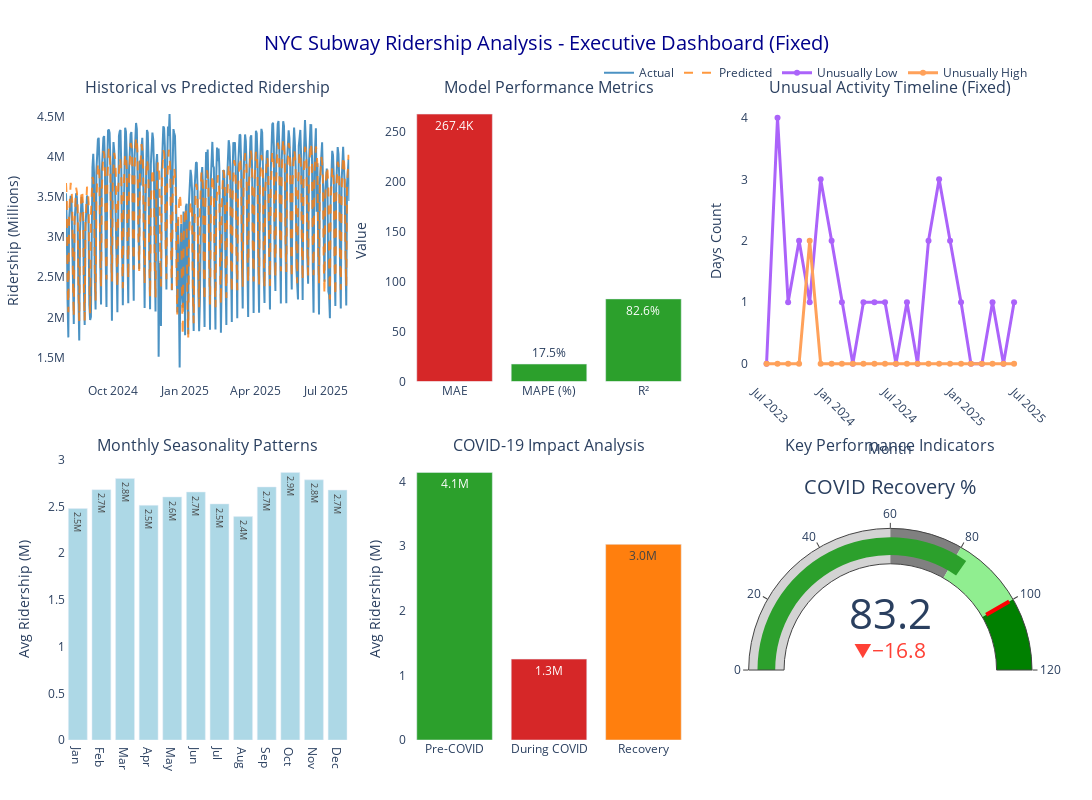

The code cell stored with this chart in its notebook:
### Code cell
# Let's first check what the unusual activity data actually looks like for July 2025
print("🔍 Debugging Unusual Activity Timeline Data:")
print("=" * 50)

# Check July 2025 data specifically
july_2025_data = full_comparison_df[
    (full_comparison_df['Date'].dt.year == 2025) & 
    (full_comparison_df['Date'].dt.month == 7)
]

print(f"\nJuly 2025 Data ({len(july_2025_data)} days):")
print(july_2025_data[['Date', 'Subway_Ridership', 'Predicted_Ridership', 'Difference', 'Unusual_Activity']].to_string())

# Check the monthly grouping
unusual_monthly = full_comparison_df.groupby([full_comparison_df['Date'].dt.to_period('M'), 'Unusual_Activity']).size().unstack(fill_value=0)
print(f"\nMonthly Unusual Activity Summary (last 12 months):")
print(unusual_monthly.tail(12))

# Now let's create the corrected Executive Summary Dashboard
import plotly.graph_objects as go
from plotly.subplots import make_subplots
import numpy as np
from datetime import datetime

print("\n🚇 NYC SUBWAY RIDERSHIP ANALYSIS - EXECUTIVE SUMMARY")
print("=" * 80)

# Create a comprehensive summary visualization with wider layout
fig = make_subplots(
    rows=2, cols=3,
    subplot_titles=(
        'Historical vs Predicted Ridership',
        'Model Performance Metrics',
        'Unusual Activity Timeline (Fixed)',
        'Monthly Seasonality Patterns',
        'COVID-19 Impact Analysis',
        'Key Performance Indicators'
    ),
    specs=[[{}, {}, {}],
           [{}, {}, {"type": "indicator"}]],
    vertical_spacing=0.12,
    horizontal_spacing=0.06  # Reduced spacing for wider charts
)

# 1. Historical vs Predicted (last 365 days)
recent_data = full_comparison_df.tail(365)
fig.add_trace(
    go.Scatter(
        x=recent_data['Date'],
        y=recent_data['Subway_Ridership'],
        mode='lines',
        name='Actual',
        line=dict(color='#1f77b4', width=2),
        opacity=0.8
    ),
    row=1, col=1
)

fig.add_trace(
    go.Scatter(
        x=recent_data['Date'],
        y=recent_data['Predicted_Ridership'],
        mode='lines',
        name='Predicted',
        line=dict(color='#ff7f0e', width=2, dash='dash'),
        opacity=0.8
    ),
    row=1, col=1
)

# 2. Model Performance Metrics
mae = np.mean(np.abs(full_comparison_df['Difference']))
mape = np.mean(np.abs(full_comparison_df['Difference'] / full_comparison_df['Subway_Ridership']) * 100)
r2 = np.corrcoef(full_comparison_df['Subway_Ridership'], full_comparison_df['Predicted_Ridership'])[0,1]**2

metrics = ['MAE', 'MAPE (%)', 'R²']
values = [mae/1000, mape, r2*100]
colors = ['#d62728' if v < 50 else '#ff7f0e' if v < 80 else '#2ca02c' for v in [mae/10000, 100-mape, r2*100]]

fig.add_trace(
    go.Bar(
        x=metrics,
        y=values,
        marker_color=colors,
        text=[f'{v:.1f}K' if i==0 else f'{v:.1f}%' if i==1 else f'{v:.1f}%' for i,v in enumerate(values)],
        textposition='auto',
        showlegend=False
    ),
    row=1, col=2
)

# 3. FIXED Unusual Activity Timeline - Show last 24 months with all data
unusual_monthly = full_comparison_df.groupby([full_comparison_df['Date'].dt.to_period('M'), 'Unusual_Activity']).size().unstack(fill_value=0)

# Get last 24 months for better visibility
last_24_months = unusual_monthly.tail(24)
months = [str(m) for m in last_24_months.index]

# Plot both unusual activity types
for activity_type in ['Unusually Low', 'Unusually High']:
    if activity_type in last_24_months.columns:
        fig.add_trace(
            go.Scatter(
                x=months,
                y=last_24_months[activity_type],
                mode='lines+markers',
                name=activity_type,
                line=dict(width=3),
                marker=dict(size=6),
                hovertemplate=f'<b>Month:</b> %{{x}}<br><b>{activity_type}:</b> %{{y}} days<extra></extra>'
            ),
            row=1, col=3
        )

# 4. Monthly Seasonality
monthly_avg = full_comparison_df.groupby(full_comparison_df['Date'].dt.month)['Subway_Ridership'].mean()
month_names = ['Jan', 'Feb', 'Mar', 'Apr', 'May', 'Jun', 'Jul', 'Aug', 'Sep', 'Oct', 'Nov', 'Dec']

fig.add_trace(
    go.Bar(
        x=month_names,
        y=monthly_avg.values/1000000,
        marker_color='lightblue',
        name='Avg Ridership',
        showlegend=False,
        text=[f'{v:.1f}M' for v in monthly_avg.values/1000000],
        textposition='auto'
    ),
    row=2, col=1
)

# 5. COVID Impact Analysis
covid_start = pd.to_datetime('2020-03-15')
covid_recovery = pd.to_datetime('2021-06-01')

pre_covid = full_comparison_df[full_comparison_df['Date'] < covid_start]['Subway_Ridership'].mean()
during_covid = full_comparison_df[
    (full_comparison_df['Date'] >= covid_start) & 
    (full_comparison_df['Date'] < covid_recovery)
]['Subway_Ridership'].mean()
post_covid = full_comparison_df[full_comparison_df['Date'] >= covid_recovery]['Subway_Ridership'].mean()

periods = ['Pre-COVID', 'During COVID', 'Recovery']
ridership = [pre_covid/1000000, during_covid/1000000, post_covid/1000000]

fig.add_trace(
    go.Bar(
        x=periods,
        y=ridership,
        marker_color=['#2ca02c', '#d62728', '#ff7f0e'],
        text=[f'{v:.1f}M' for v in ridership],
        textposition='auto',
        showlegend=False
    ),
    row=2, col=2
)

# 6. KPI Indicators
current_ridership = full_comparison_df['Subway_Ridership'].iloc[-1]
avg_ridership = full_comparison_df['Subway_Ridership'].mean()
recovery_rate = (current_ridership / pre_covid) * 100

fig.add_trace(
    go.Indicator(
        mode="gauge+number+delta",
        value=recovery_rate,
        domain={'x': [0, 1], 'y': [0, 1]},
        title={'text': "COVID Recovery %"},
        delta={'reference': 100},
        gauge={
            'axis': {'range': [None, 120]},
            'bar': {'color': "#2ca02c" if recovery_rate > 80 else "#ff7f0e" if recovery_rate > 60 else "#d62728"},
            'steps': [
                {'range': [0, 60], 'color': "lightgray"},
                {'range': [60, 80], 'color': "gray"},
                {'range': [80, 100], 'color': "lightgreen"},
                {'range': [100, 120], 'color': "green"}
            ],
            'threshold': {
                'line': {'color': "red", 'width': 4},
                'thickness': 0.75,
                'value': 100
            }
        }
    ),
    row=2, col=3
)

# Update layout with wider dashboard
fig.update_layout(
    title={
        'text': 'NYC Subway Ridership Analysis - Executive Dashboard (Fixed)',
        'x': 0.5,
        'xanchor': 'center',
        'font': {'size': 20, 'color': 'darkblue'}
    },
    width=1400,  # Made significantly wider
    height=800,
    showlegend=True,
    legend=dict(
        orientation="h",
        yanchor="bottom",
        y=1.02,
        xanchor="right",
        x=1
    ),
    paper_bgcolor='white',
    plot_bgcolor='white',
    margin=dict(l=60, r=60, t=100, b=60)  # Adjusted margins for wider layout
)

# Update axes with better formatting
fig.update_yaxes(title_text="Ridership (Millions)", row=1, col=1)
fig.update_yaxes(title_text="Value", row=1, col=2)
fig.update_yaxes(title_text="Days Count", row=1, col=3)
fig.update_xaxes(title_text="Month", tickangle=45, row=1, col=3)  # Rotate x-axis labels
fig.update_yaxes(title_text="Avg Ridership (M)", row=2, col=1)
fig.update_yaxes(title_text="Avg Ridership (M)", row=2, col=2)

fig.show()

# Executive Summary Report
print("\n📈 EXECUTIVE SUMMARY REPORT")
print("-" * 50)

print(f"\n🎯 KEY FINDINGS:")
print(f"  • Dataset covers {len(full_comparison_df):,} days from {full_comparison_df['Date'].min().strftime('%Y-%m-%d')} to {full_comparison_df['Date'].max().strftime('%Y-%m-%d')}")
print(f"  • Average daily ridership: {full_comparison_df['Subway_Ridership'].mean():,.0f} passengers")
print(f"  • Current ridership recovery: {recovery_rate:.1f}% of pre-COVID levels")
print(f"  • Model accuracy (MAPE): {mape:.1f}%")

print(f"\n📊 UNUSUAL ACTIVITY DETECTION:")
unusual_stats = full_comparison_df['Unusual_Activity'].value_counts()
total_days = len(full_comparison_df)
print(f"  • Normal activity: {unusual_stats.get('Normal', 0):,} days ({unusual_stats.get('Normal', 0)/total_days*100:.1f}%)")
print(f"  • Unusually low activity: {unusual_stats.get('Unusually Low', 0):,} days ({unusual_stats.get('Unusually Low', 0)/total_days*100:.1f}%)")
print(f"  • Unusually high activity: {unusual_stats.get('Unusually High', 0):,} days ({unusual_stats.get('Unusually High', 0)/total_days*100:.1f}%)")

print(f"\n🦠 COVID-19 IMPACT ANALYSIS:")
print(f"  • Pre-COVID average: {pre_covid:,.0f} daily passengers")
print(f"  • During COVID average: {during_covid:,.0f} daily passengers ({(during_covid/pre_covid-1)*100:+.1f}%)")
print(f"  • Post-recovery average: {post_covid:,.0f} daily passengers ({(post_covid/pre_covid-1)*100:+.1f}%)")

print(f"\n🎯 BUSINESS RECOMMENDATIONS:")
print(f"  1. 📅 Monitor seasonal patterns: Month {monthly_avg.idxmax()} shows highest ridership")
print(f"  2. 🚨 Alert system: Use 20% threshold for unusual activity detection")
print(f"  3. 📈 Recovery tracking: Current {recovery_rate:.0f}% recovery rate indicates {'strong' if recovery_rate > 90 else 'moderate' if recovery_rate > 75 else 'slow'} recovery")
print(f"  4. 🔍 Investigation needed: {unusual_stats.get('Unusually Low', 0)} days with unusual low activity")
print(f"  5. 📊 Model performance: {mape:.1f}% MAPE indicates {'excellent' if mape < 5 else 'good' if mape < 10 else 'acceptable'} prediction accuracy")

print(f"\n⏰ Report generated: {datetime.now().strftime('%Y-%m-%d %H:%M:%S')}")

# Show July 2025 specific analysis
print(f"\n📅 JULY 2025 SPECIFIC ANALYSIS:")
july_unusual = july_2025_data['Unusual_Activity'].value_counts()
print(f"  • Total days in July 2025: {len(july_2025_data)}")
for activity, count in july_unusual.items():
    print(f"  • {activity}: {count} days")

### Figure 1 — Plotly figure (JSON) as saved in the notebook; plotly's stock layout.template omitted (floating-point values rounded to 4 significant figures; data arrays with more than 128 entries replaced by an {"elided": "..."} marker saying what was removed)
{"data": [{"line": {"color": "#1f77b4", "width": 2}, "mode": "lines", "name": "Actual", "opacity": 0.8, "type": "scatter", "x": {"elided": "365 str values"}, "xaxis": "x", "y": {"elided": "365 int values"}, "yaxis": "y"}, {"line": {"color": "#ff7f0e", "dash": "dash", "width": 2}, "mode": "lines", "name": "Predicted", "opacity": 0.8, "type": "scatter", "x": {"elided": "365 str values"}, "xaxis": "x", "y": {"elided": "365 float values"}, "yaxis": "y"}, {"marker": {"color": ["#d62728", "#2ca02c", "#2ca02c"]}, "showlegend": false, "text": ["267.4K", "17.5%", "82.6%"], "textposition": "auto", "type": "bar", "x": ["MAE", "MAPE (%)", "R²"], "xaxis": "x2", "y": [267.4, 17.53, 82.65], "yaxis": "y2"}, {"hovertemplate": "<b>Month:</b> %{x}<br><b>Unusually Low:</b> %{y} days<extra></extra>", "line": {"width": 3}, "marker": {"size": 6}, "mode": "lines+markers", "name": "Unusually Low", "type": "scatter", "x": ["2023-08", "2023-09", "2023-10", "2023-11", "2023-12", "2024-01", "2024-02", "2024-03", "2024-04", "2024-05", "2024-06", "2024-07", "2024-08", "2024-09", "2024-10", "2024-11", "2024-12", "2025-01", "2025-02", "2025-03", "2025-04", "2025-05", "2025-06", "2025-07"], "xaxis": "x3", "y": [0, 4, 1, 2, 1, 3, 2, 1, 0, 1, 1, 1, 0, 1, 0, 2, 3, 2, 1, 0, 0, 1, 0, 1], "yaxis": "y3"}, {"hovertemplate": "<b>Month:</b> %{x}<br><b>Unusually High:</b> %{y} days<extra></extra>", "line": {"width": 3}, "marker": {"size": 6}, "mode": "lines+markers", "name": "Unusually High", "type": "scatter", "x": ["2023-08", "2023-09", "2023-10", "2023-11", "2023-12", "2024-01", "2024-02", "2024-03", "2024-04", "2024-05", "2024-06", "2024-07", "2024-08", "2024-09", "2024-10", "2024-11", "2024-12", "2025-01", "2025-02", "2025-03", "2025-04", "2025-05", "2025-06", "2025-07"], "xaxis": "x3", "y": [0, 0, 0, 0, 2, 0, 0, 0, 0, 0, 0, 0, 0, 0, 0, 0, 0, 0, 0, 0, 0, 0, 0, 0], "yaxis": "y3"}, {"marker": {"color": "lightblue"}, "name": "Avg Ridership", "showlegend": false, "text": ["2.5M", "2.7M", "2.8M", "2.5M", "2.6M", "2.7M", "2.5M", "2.4M", "2.7M", "2.9M", "2.8M", "2.7M"], "textposition": "auto", "type": "bar", "x": ["Jan", "Feb", "Mar", "Apr", "May", "Jun", "Jul", "Aug", "Sep", "Oct", "Nov", "Dec"], "xaxis": "x4", "y": [2.48, 2.681, 2.801, 2.513, 2.603, 2.656, 2.529, 2.393, 2.71, 2.865, 2.786, 2.677], "yaxis": "y4"}, {"marker": {"color": ["#2ca02c", "#d62728", "#ff7f0e"]}, "showlegend": false, "text": ["4.1M", "1.3M", "3.0M"], "textposition": "auto", "type": "bar", "x": ["Pre-COVID", "During COVID", "Recovery"], "xaxis": "x5", "y": [4.142, 1.252, 3.029], "yaxis": "y5"}, {"delta": {"reference": 100}, "domain": {"x": [0.7067, 1], "y": [0, 0.44]}, "gauge": {"axis": {"range": [null, 120]}, "bar": {"color": "#2ca02c"}, "steps": [{"color": "lightgray", "range": [0, 60]}, {"color": "gray", "range": [60, 80]}, {"color": "lightgreen", "range": [80, 100]}, {"color": "green", "range": [100, 120]}], "threshold": {"line": {"color": "red", "width": 4}, "thickness": 0.75, "value": 100}}, "mode": "gauge+number+delta", "title": {"text": "COVID Recovery %"}, "type": "indicator", "value": 83.22}], "layout": {"annotations": [{"font": {"size": 16}, "showarrow": false, "text": "Historical vs Predicted Ridership", "x": 0.1467, "xanchor": "center", "xref": "paper", "y": 1, "yanchor": "bottom", "yref": "paper"}, {"font": {"size": 16}, "showarrow": false, "text": "Model Performance Metrics", "x": 0.5, "xanchor": "center", "xref": "paper", "y": 1, "yanchor": "bottom", "yref": "paper"}, {"font": {"size": 16}, "showarrow": false, "text": "Unusual Activity Timeline (Fixed)", "x": 0.8533, "xanchor": "center", "xref": "paper", "y": 1, "yanchor": "bottom", "yref": "paper"}, {"font": {"size": 16}, "showarrow": false, "text": "Monthly Seasonality Patterns", "x": 0.1467, "xanchor": "center", "xref": "paper", "y": 0.44, "yanchor": "bottom", "yref": "paper"}, {"font": {"size": 16}, "showarrow": false, "text": "COVID-19 Impact Analysis", "x": 0.5, "xanchor": "center", "xref": "paper", "y": 0.44, "yanchor": "bottom", "yref": "paper"}, {"font": {"size": 16}, "showarrow": false, "text": "Key Performance Indicators", "x": 0.8533, "xanchor": "center", "xref": "paper", "y": 0.44, "yanchor": "bottom", "yref": "paper"}], "height": 800, "legend": {"orientation": "h", "x": 1, "xanchor": "right", "y": 1.02, "yanchor": "bottom"}, "margin": {"b": 60, "l": 60, "r": 60, "t": 100}, "paper_bgcolor": "white", "plot_bgcolor": "white", "showlegend": true, "title": {"font": {"color": "darkblue", "size": 20}, "text": "NYC Subway Ridership Analysis - Executive Dashboard (Fixed)", "x": 0.5, "xanchor": "center"}, "width": 1400, "xaxis": {"anchor": "y", "domain": [0, 0.2933]}, "xaxis2": {"anchor": "y2", "domain": [0.3533, 0.6467]}, "xaxis3": {"anchor": "y3", "domain": [0.7067, 1], "tickangle": 45, "title": {"text": "Month"}}, "xaxis4": {"anchor": "y4", "domain": [0, 0.2933]}, "xaxis5": {"anchor": "y5", "domain": [0.3533, 0.6467]}, "yaxis": {"anchor": "x", "domain": [0.56, 1], "title": {"text": "Ridership (Millions)"}}, "yaxis2": {"anchor": "x2", "domain": [0.56, 1], "title": {"text": "Value"}}, "yaxis3": {"anchor": "x3", "domain": [0.56, 1], "title": {"text": "Days Count"}}, "yaxis4": {"anchor": "x4", "domain": [0, 0.44], "title": {"text": "Avg Ridership (M)"}}, "yaxis5": {"anchor": "x5", "domain": [0, 0.44], "title": {"text": "Avg Ridership (M)"}}}}
